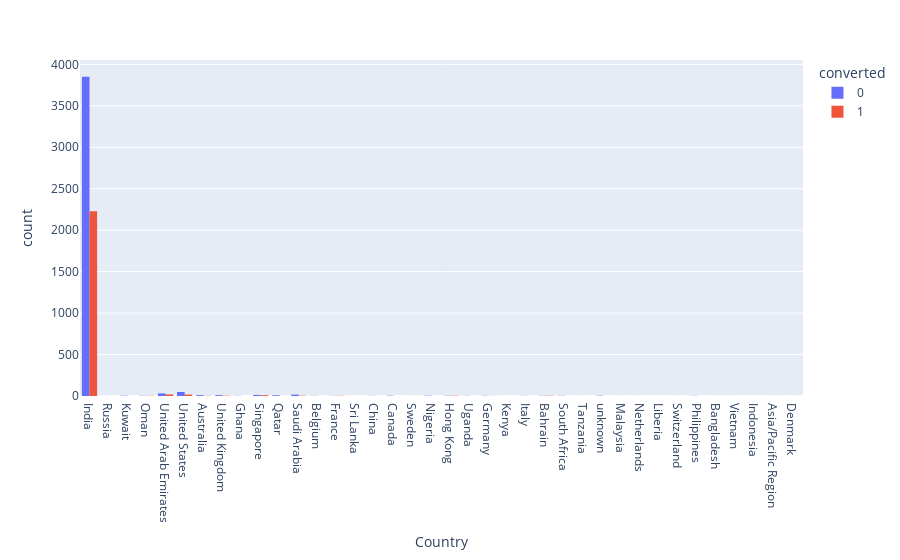

Source (notebook cell):
### Markdown cell above
- It seems the highest number of leads belong to `Unemployed` category. But it is also seen that `Working Professional` have higher chances of getting enrolled.

### Visualizing Country Column

### Code cell
# Bar plot of Country column

fig2=px.histogram(df, x='country', color="converted", barmode='group',hover_data=df.columns,
                  labels={'country': 'Country'})
fig2.show()

### Figure 1 — Plotly figure (JSON) as saved in the notebook; plotly's stock layout.template omitted (floating-point values rounded to 4 significant figures; data arrays with more than 128 entries replaced by an {"elided": "..."} marker saying what was removed)
{"data": [{"alignmentgroup": "True", "bingroup": "x", "hovertemplate": "converted=0<br>Country=%{x}<br>count=%{y}<extra></extra>", "legendgroup": "0", "marker": {"color": "#636efa", "pattern": {"shape": ""}}, "name": "0", "offsetgroup": "0", "orientation": "v", "showlegend": true, "type": "histogram", "x": {"elided": "5427 str values"}, "xaxis": "x", "yaxis": "y"}, {"alignmentgroup": "True", "bingroup": "x", "hovertemplate": "converted=1<br>Country=%{x}<br>count=%{y}<extra></extra>", "legendgroup": "1", "marker": {"color": "#EF553B", "pattern": {"shape": ""}}, "name": "1", "offsetgroup": "1", "orientation": "v", "showlegend": true, "type": "histogram", "x": {"elided": "3377 str values"}, "xaxis": "x", "yaxis": "y"}], "layout": {"barmode": "group", "legend": {"title": {"text": "converted"}, "tracegroupgap": 0}, "margin": {"t": 60}, "xaxis": {"anchor": "y", "domain": [0, 1], "title": {"text": "Country"}}, "yaxis": {"anchor": "x", "domain": [0, 1], "title": {"text": "count"}}}}
